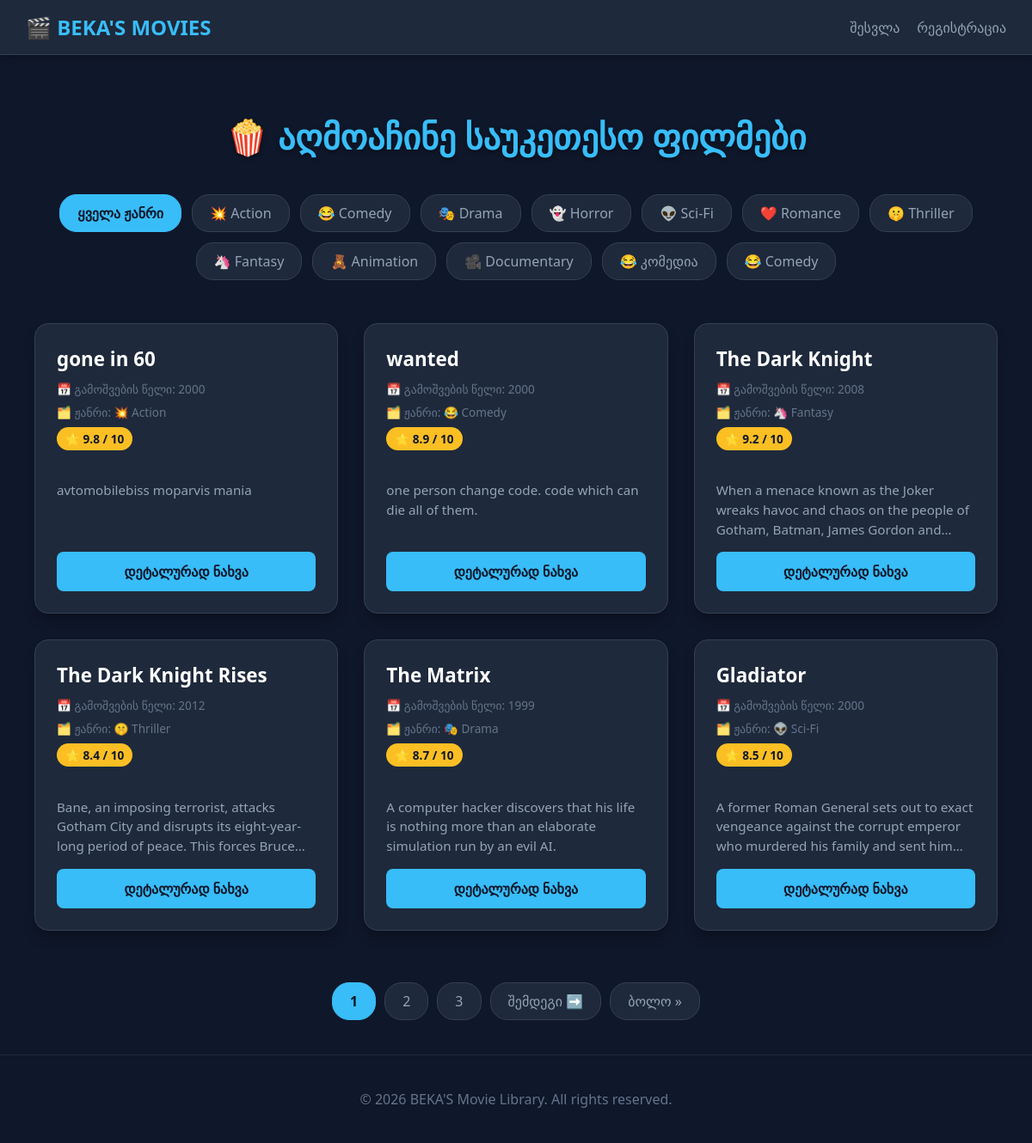
The page / on the database its author committed.
### core/models.py (models this page shows, shortened)
class Category(models.Model):
    name = models.CharField(max_length=100)
    description = models.TextField(null=True, blank=True)
    @property
    def icon(self):
        genre_icons = {
            'Action': '💥',
            'Comedy': '😂',
            'კომედია': '😂',
            'Drama': '🎭',
            'Horror': '👻',
            'Sci-Fi': '👽',
            'Romance': '❤️',
            'Thriller': '🤫',
            'Fantasy': '🦄',
            'Animation': '🧸',
            'Documentary': '🎥',
        }
        return genre_icons.get(self.name, '🍿')

class Films(models.Model):
    title = models.CharField(max_length=200)
    category = models.ForeignKey(Category, on_delete=models.SET_NULL, null=True, blank=True, related_name='films')
    description = models.TextField()
    release_date = models.DateField()
    rate = models.DecimalField(
        max_digits=3,
        decimal_places=1,
        validators=[MinValueValidator(0.0), MaxValueValidator(10.0)]
    )
    link = models.URLField(null=True, blank=True)
    likes = models.ManyToManyField(User, related_name='liked_films', blank=True)
    def get_absolute_url(self):
        return f"/product/{self.pk}/"

### core/views.py (the view)
# urls.py: path('', HomeView.as_view(), name='home'),
class HomeView(ListView):
    model = Films
    paginate_by = 6
    template_name = 'index.html'
    def get_queryset(self):
        queryset = super().get_queryset()
        category_id = self.request.GET.get('category')
        if category_id:
            queryset = queryset.filter(category_id=category_id)
        return queryset
    def get_context_data(self, **kwargs):
        context = super().get_context_data(**kwargs)
        context['categories'] = Category.objects.all()
        category_id = self.request.GET.get('category')
        context['selected_category'] = int(category_id) if category_id and category_id.isdigit() else None
        if self.request.user.is_authenticated:
            context['liked_movies'] = self.request.user.liked_films.all()
        return context

### core/templates/index.html (shortened to what this page needs)
{% extends 'base.html' %}
{% block content %}
    <h1>🍿 აღმოაჩინე საუკეთესო ფილმები</h1>
    <div class="category-container">
        <a href="/" class="category-btn {% if not selected_category %}active{% endif %}">ყველა ჟანრი</a>
        {% for cat in categories %}
            <a href="?category={{ cat.id }}" class="category-btn {% if selected_category == cat.id %}active{% endif %}">
                {{ cat.icon }} {{ cat.name }}
            </a>
        {% endfor %}
    </div>
    <div class="movies-container">
        {% for film in object_list %}
            <div class="movie-card">
                <div>
                    <h3 class="movie-title">{{ film.title }}</h3>
                    <div class="movie-meta">📅 გამოშვების წელი: {{ film.release_date|date:"Y" }}</div>
                    <div class="movie-meta">🗂️ ჟანრი: {{ film.category.icon }} {{ film.category.name }}</div>
                    <div class="movie-rating">⭐ {{ film.rate }} / 10</div>
                    <p class="movie-description">{{ film.description }}</p>
                </div>
                <a href="{{ film.get_absolute_url }}" class="watch-btn">დეტალურად ნახვა</a>
            </div>
        {% endfor %}
    </div>
    {% if is_paginated %}
    <div class="pagination">
        {% for num in page_obj.paginator.page_range %}
            {% if page_obj.number == num %}
                <a href="?page={{ num }}{% if selected_category %}&category={{ selected_category }}{% endif %}" class="category-btn active">{{ num }}</a>
            {% elif num > page_obj.number|add:'-3' and num < page_obj.number|add:'3' %}
                <a href="?page={{ num }}{% if selected_category %}&category={{ selected_category }}{% endif %}" class="category-btn">{{ num }}</a>
            {% endif %}
        {% endfor %}
        {% if page_obj.has_next %}
            <a href="?page={{ page_obj.next_page_number }}{% if selected_category %}&category={{ selected_category }}{% endif %}" class="category-btn">შემდეგი ➡️</a>
            <a href="?page={{ page_obj.paginator.num_pages }}{% if selected_category %}&category={{ selected_category }}{% endif %}" class="category-btn">ბოლო »</a>
        {% endif %}
    </div>
    {% endif %}
{% endblock %}

### core/templates/base.html (style rules this page uses)
body { margin: 0; padding: 0; box-sizing: border-box; }
.movies-container { display: grid; grid-template-columns: repeat(auto-fit, minmax(300px, 1fr)); gap: 20px; padding: 20px; }
body { font-family: 'Segoe UI', Roboto, Helvetica, Arial, sans-serif; background-color: #0f172a; color: #f8fafc; margin: 0; padding: 0; }
h1 { text-align: center; font-size: 2.5rem; margin-bottom: 40px; color: #38bdf8; text-shadow: 0 2px 4px rgba(0, 0, 0, 0.5); }
.category-container { display: flex; justify-content: center; gap: 12px; margin-bottom: 30px; flex-wrap: wrap; }
.category-btn { background-color: #1e293b; color: #94a3b8; padding: 10px 20px; border-radius: 20px; text-decoration: none; font-weight: 500; border: 1px solid #334155; transition: all 0.2s ease; }
.category-btn.active { background-color: #38bdf8; color: #0f172a; border-color: #38bdf8; font-weight: bold; }
.movies-container { display: grid; grid-template-columns: repeat(auto-fill, minmax(300px, 1fr)); gap: 30px; }
.movie-card { background-color: #1e293b; border-radius: 16px; padding: 25px; box-shadow: 0 10px 15px -3px rgba(0, 0, 0, 0.3); display: flex; flex-direction: column; justify-content: space-between; transition: transform 0.2s ease, box-shadow 0.2s ease; border: 1px solid #334155; }
.movie-title { font-size: 1.4rem; margin: 0 0 10px 0; color: #ffffff; }
.movie-description { color: #94a3b8; font-size: 0.95rem; line-height: 1.5; margin-bottom: 15px; display: -webkit-box; -webkit-line-clamp: 3; -webkit-box-orient: vertical; overflow: hidden; }
.movie-meta { font-size: 0.85rem; color: #64748b; margin-bottom: 8px; }
.movie-rating { display: inline-block; background-color: #fbbf24; color: #0f172a; font-weight: bold; padding: 4px 10px; border-radius: 20px; font-size: 0.85rem; margin-bottom: 20px; align-self: flex-start; }
.watch-btn { display: block; text-align: center; background-color: #38bdf8; color: #0f172a; text-decoration: none; font-weight: bold; padding: 12px; border-radius: 8px; transition: background-color 0.2s ease; margin-top: auto; }
.pagination { display: flex; justify-content: center; gap: 10px; margin-top: 40px; }

### rows shown on the page
Category: icon "💥", name "Action"
Category: icon "😂", name "Comedy"
Category: icon "🎭", name "Drama"
Category: icon "👻", name "Horror"
Category: icon "👽", name "Sci-Fi"
Category: icon "❤️", name "Romance"
Category: icon "🤫", name "Thriller"
Category: icon "🦄", name "Fantasy"
Category: icon "🧸", name "Animation"
Category: icon "🎥", name "Documentary"
Category: icon "😂", name "კომედია"
Category: icon "😂", name "Comedy"
Films: title "gone in 60", release_date "2000", category.icon "💥", category.name "Action", rate "9.8", description "avtomobilebiss moparvis mania"
Films: title "wanted", release_date "2000", category.icon "😂", category.name "Comedy", rate "8.9", description "one person change code. code which can die all of them."
Films: title "The Dark Knight", release_date "2008", category.icon "🦄", category.name "Fantasy", rate "9.2", description "When a menace known as the Joker wreaks havoc and chaos on the people of Gotham, Batman, James Gordon…"
Films: title "The Dark Knight Rises", release_date "2012", category.icon "🤫", category.name "Thriller", rate "8.4", description "Bane, an imposing terrorist, attacks Gotham City and disrupts its eight-year-long period of peace. This forces…"
Films: title "The Matrix", release_date "1999", category.icon "🎭", category.name "Drama", rate "8.7", description "A computer hacker discovers that his life is nothing more than an elaborate simulation run by an evil AI."
Films: title "Gladiator", release_date "2000", category.icon "👽", category.name "Sci-Fi", rate "8.5", description "A former Roman General sets out to exact vengeance against the corrupt emperor who murdered his family and sent…"

### other values the page prints
{{ num }} "1"
{{ num }} "2" "3"
